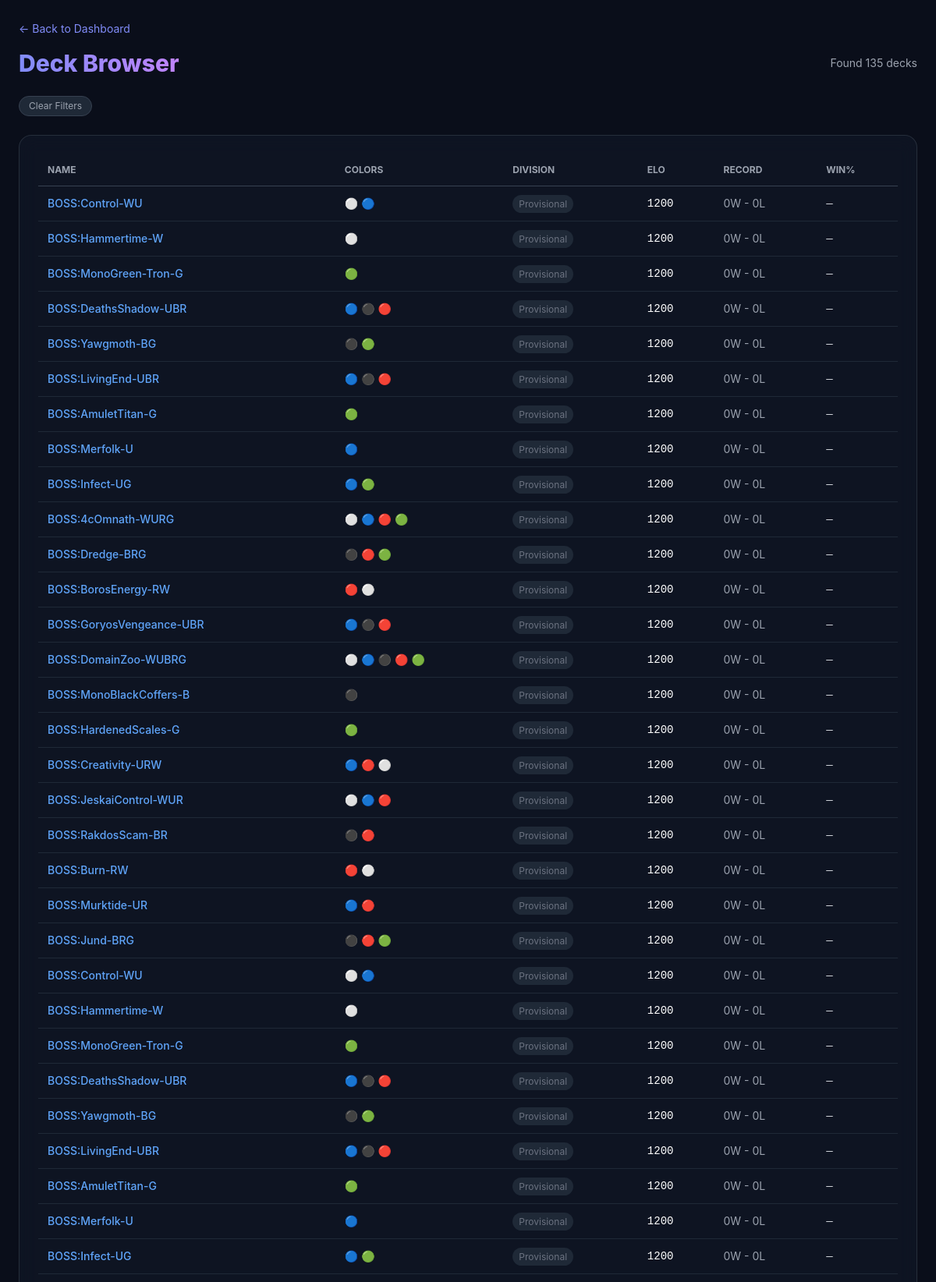
The page /decks?page=2 (upper part) on the database its author committed.
### tables this page shows
CREATE TABLE decks (
                id INTEGER PRIMARY KEY AUTOINCREMENT,
                name TEXT,
                card_list JSON, -- JSON serialization of card names/counts
                division TEXT DEFAULT 'Provisional', -- Provisional, Bronze, Silver, Gold, Mythic
                wins INTEGER DEFAULT 0,
                losses INTEGER DEFAULT 0,
                draws INTEGER DEFAULT 0,
                elo REAL DEFAULT 1200.0,
                generation INTEGER DEFAULT 0,
                parent_ids TEXT, -- JSON list of parent deck IDs
                colors TEXT DEFAULT '', -- Color identity e.g. "RB", "WUG"
                created_at TIMESTAMP DEFAULT CURRENT_TIMESTAMP,
                active BOOLEAN DEFAULT 1
            );

### web/app.py (the view)
@app.get("/decks", response_class=HTMLResponse)
async def browse_decks(request: Request, page: int = 1, active: int = None, boss: int = None, colors: str = None, division: str = None):
    page_size = 50
    offset = (page - 1) * page_size
    with get_db_connection() as conn:
        cursor = conn.cursor()
        query = "SELECT * FROM decks WHERE 1=1"
        params = []
        if active is not None:
            query += " AND active = ?"
            params.append(active)
        if boss is not None:
            if boss:
                query += " AND name LIKE 'BOSS:%'"
            else:
                query += " AND name NOT LIKE 'BOSS:%'"
        if colors:
            query += " AND colors = ?"
            params.append(colors)
        if division:
            query += " AND division = ?"
            params.append(division)
        count_query = query.replace("SELECT *", "SELECT COUNT(*) as c")
        cursor.execute(count_query, params)
        total_count = cursor.fetchone()['c']
        query += " ORDER BY elo DESC LIMIT ? OFFSET ?"
        params.extend([page_size, offset])
        cursor.execute(query, params)
        decks = [dict(r) for r in cursor.fetchall()]
    return templates.TemplateResponse("decks.html", {
        "request": request,
        "decks": decks,
        "count": total_count,
        "page": page,
        "next_page": page + 1 if (page * page_size) < total_count else None,
        "prev_page": page - 1 if page > 1 else None,
        "filters": {"active": active, "boss": boss, "colors": colors, "division": division}
    })

### web/templates/decks.html (shortened to what this page needs)
<!DOCTYPE html>
<html lang="en">
<head>
    <script src="https://cdn.tailwindcss.com"></script>
</head>
<body class="min-h-screen text-gray-200 p-6">
    <div class="max-w-7xl mx-auto">
        <a href="/" class="text-indigo-400 hover:text-indigo-300 text-sm mb-4 inline-block">← Back to Dashboard</a>
        <div class="flex justify-between items-center mb-6">
            <h1 class="text-3xl font-extrabold text-white">
                <span class="bg-clip-text text-transparent bg-gradient-to-r from-indigo-400 to-purple-400">Deck
                    Browser</span>
            </h1>
            <div class="text-sm text-gray-400">
                Found {{ count }} decks
            </div>
        </div>
        <div class="mb-6 flex gap-2 flex-wrap">
            <a href="/decks"
                class="px-3 py-1 rounded-full bg-gray-800 text-gray-400 text-xs border border-gray-700 hover:bg-gray-700">Clear
                Filters</a>
        </div>
        <div class="glass rounded-2xl p-6">
            <div class="overflow-x-auto">
                <table class="w-full text-sm">
                    <thead>
                        <tr class="text-gray-400 text-xs uppercase border-b border-gray-700">
                            <th class="p-3 text-left">Name</th>
                            <th class="p-3 text-left">Colors</th>
                            <th class="p-3 text-left">Division</th>
                            <th class="p-3 text-left">Elo</th>
                            <th class="p-3 text-left">Record</th>
                            <th class="p-3 text-left">Win%</th>
                        </tr>
                    </thead>
                    <tbody>
                        {% for d in decks %}
                        <tr class="border-b border-gray-800 hover:bg-gray-700/30 cursor-pointer transition-colors"
                            onclick="window.location.href='/deck/{{ d.id }}'">
                            <td class="p-3 font-medium text-blue-400">{{ d.name }}</td>
                            <td class="p-3">
                                {% if not d.colors %}
                                <span class="text-gray-500">🔘</span>
                                {% else %}
                                {% for c in d.colors %}
                                {% if c == 'W' %}⚪{% elif c == 'U' %}🔵{% elif c == 'B' %}⚫{% elif c == 'R' %}🔴{% elif
                                c == 'G' %}🟢{% endif %}
                                {% endfor %}
                                {% endif %}
                            </td>
                            <td class="p-3">
                                <span class="px-2 py-1 rounded-full text-xs
                                    {% if d.division == 'Mythic' %}bg-purple-900/50 text-purple-300 border border-purple-700
                                    {% elif d.division == 'Gold' %}bg-yellow-900/50 text-yellow-300 border border-yellow-700
                                    {% elif d.division == 'Silver' %}bg-gray-700 text-gray-300 border border-gray-600
                                    {% elif d.division == 'Bronze' %}bg-orange-900/50 text-orange-300 border border-orange-700
                                    {% else %}bg-gray-800 text-gray-500{% endif %}">
                                    {{ d.division }}
                                </span>
                            </td>
                            <td class="p-3 font-mono text-white">{{ "%.0f"|format(d.elo) }}</td>
                            <td class="p-3 text-gray-400">{{ d.wins }}W - {{ d.losses }}L</td>
                            <td class="p-3 font-mono text-gray-300">
                                {% if d.wins + d.losses > 0 %}
                                {{ "%.0f"|format(d.wins / (d.wins + d.losses) * 100) }}%
                                {% else %}—{% endif %}
                            </td>
                        </tr>
                        {% endfor %}
                    </tbody>
                </table>
            </div>
        </div>
    </div>
</body>
</html>

### web/templates/decks.html (style rules this page uses)
body { background: #0a0e1a; font-family: 'Inter', system-ui, sans-serif; }
.glass { background: rgba(17, 24, 39, 0.7); backdrop-filter: blur(12px); border: 1px solid rgba(75, 85, 99, 0.4); }

### rows shown on the page
decks: name "BOSS:Control-WU", colors "WU" (drawn), division "Provisional", elo "1200", wins "0", losses "0"
decks: name "BOSS:Hammertime-W", colors "W" (drawn), division "Provisional", elo "1200", wins "0", losses "0"
decks: name "BOSS:MonoGreen-Tron-G", colors "G" (drawn), division "Provisional", elo "1200", wins "0", losses "0"
decks: name "BOSS:DeathsShadow-UBR", colors "UBR" (drawn), division "Provisional", elo "1200", wins "0", losses "0"
decks: name "BOSS:Yawgmoth-BG", colors "BG" (drawn), division "Provisional", elo "1200", wins "0", losses "0"
decks: name "BOSS:LivingEnd-UBR", colors "UBR" (drawn), division "Provisional", elo "1200", wins "0", losses "0"
decks: name "BOSS:AmuletTitan-G", colors "G" (drawn), division "Provisional", elo "1200", wins "0", losses "0"
decks: name "BOSS:Merfolk-U", colors "U" (drawn), division "Provisional", elo "1200", wins "0", losses "0"
decks: name "BOSS:Infect-UG", colors "UG" (drawn), division "Provisional", elo "1200", wins "0", losses "0"
decks: name "BOSS:4cOmnath-WURG", colors "WURG" (drawn), division "Provisional", elo "1200", wins "0", losses "0"
decks: name "BOSS:Dredge-BRG", colors "BRG" (drawn), division "Provisional", elo "1200", wins "0", losses "0"
decks: name "BOSS:BorosEnergy-RW", colors "RW" (drawn), division "Provisional", elo "1200", wins "0", losses "0"
decks: name "BOSS:GoryosVengeance-UBR", colors "UBR" (drawn), division "Provisional", elo "1200", wins "0", losses "0"
decks: name "BOSS:DomainZoo-WUBRG", colors "WUBRG" (drawn), division "Provisional", elo "1200", wins "0", losses "0"
decks: name "BOSS:MonoBlackCoffers-B", colors "B" (drawn), division "Provisional", elo "1200", wins "0", losses "0"
decks: name "BOSS:HardenedScales-G", colors "G" (drawn), division "Provisional", elo "1200", wins "0", losses "0"
decks: name "BOSS:Creativity-URW", division "Provisional", elo "1200", wins "0", losses "0"
decks: name "BOSS:JeskaiControl-WUR", division "Provisional", elo "1200", wins "0", losses "0"
decks: name "BOSS:RakdosScam-BR", colors "BR" (drawn), division "Provisional", elo "1200", wins "0", losses "0"
decks: name "BOSS:Burn-RW", colors "RW" (drawn), division "Provisional", elo "1200", wins "0", losses "0"
decks: name "BOSS:Murktide-UR", colors "UR" (drawn), division "Provisional", elo "1200", wins "0", losses "0"
decks: name "BOSS:Jund-BRG", colors "BRG" (drawn), division "Provisional", elo "1200", wins "0", losses "0"
decks: name "BOSS:Control-WU", colors "WU" (drawn), division "Provisional", elo "1200", wins "0", losses "0"
decks: name "BOSS:Hammertime-W", colors "W" (drawn), division "Provisional", elo "1200", wins "0", losses "0"
decks: name "BOSS:MonoGreen-Tron-G", colors "G" (drawn), division "Provisional", elo "1200", wins "0", losses "0"
decks: name "BOSS:DeathsShadow-UBR", colors "UBR" (drawn), division "Provisional", elo "1200", wins "0", losses "0"
decks: name "BOSS:Yawgmoth-BG", colors "BG" (drawn), division "Provisional", elo "1200", wins "0", losses "0"
decks: name "BOSS:LivingEnd-UBR", colors "UBR" (drawn), division "Provisional", elo "1200", wins "0", losses "0"
decks: name "BOSS:AmuletTitan-G", colors "G" (drawn), division "Provisional", elo "1200", wins "0", losses "0"
decks: name "BOSS:Merfolk-U", colors "U" (drawn), division "Provisional", elo "1200", wins "0", losses "0"
decks: name "BOSS:Infect-UG", colors "UG" (drawn), division "Provisional", elo "1200", wins "0", losses "0"

### other values the page prints
{{ count }} "135"
